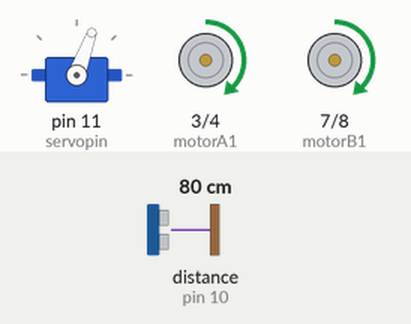
Recording of a sketch running on a simulated Arduino Uno, built with avr-gcc and run on an emulated ATmega328P. On the bench: servo, motor-driver pin pairs drawn as motors (green arrow = first pin HIGH = forward, orange = second pin HIGH = backward, longer = more drive, scaled by the enable pin). Wiring (inferred from the names in the program): ultrasonic range finder: trigger pin 2; echo pin 10. The test bench sets the inputs (shaded band); at power-on: distance to the obstacle (sensor on pin 10) 80 cm. The echo pulse lasts 58.3 µs per cm; what the sketch prints to the serial monitor is not drawn.

Above: at 1.2 s.
1.3 s: distance to the obstacle (sensor on pin 10) set to 17 cm
3.4 s: distance to the obstacle (sensor on pin 10) set to 14 cm
At 4.7 s:
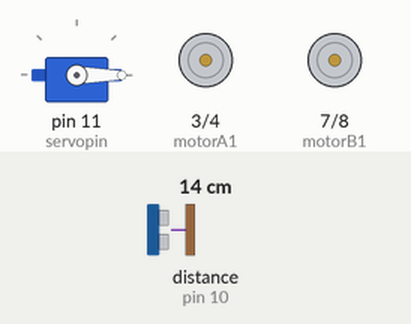
6.4 s: distance to the obstacle (sensor on pin 10) set to 120 cm
At 8.0 s:
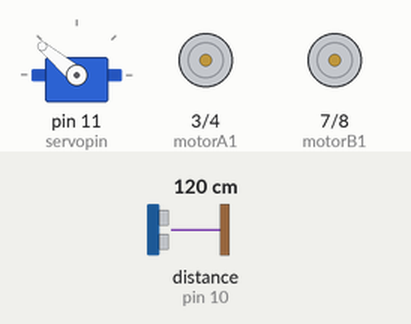
9.4 s: distance to the obstacle (sensor on pin 10) set to 2 cm
At 9.8 s:
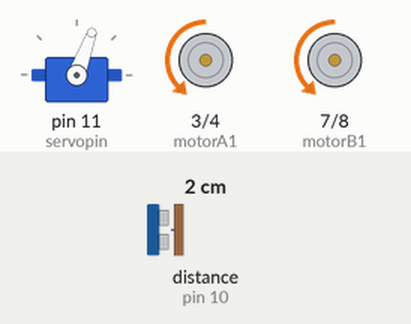
14.0 s: distance to the obstacle (sensor on pin 10) set to 250 cm
At 14.69 s:
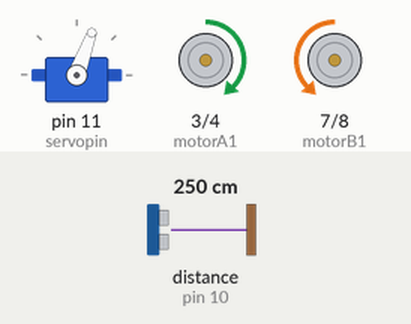
Timing chart, 0 to 17.0 s (numbered marks = the images above; inputs shaded):
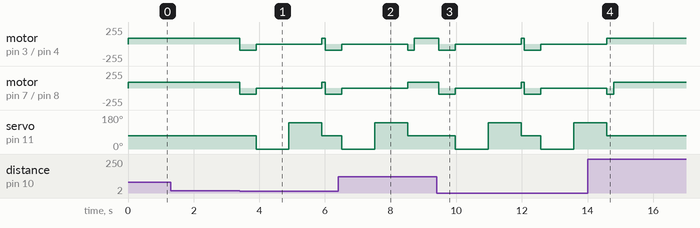

The sketch:

smart_robot_car_object_avoiding.ino
```cpp
/*
  Thingerbits Smart turtle kit
  Sample code 1
  Object avoiding turtle
  Visit www.Thingerbits.lk for more details about kits and training programmes
*/


#include <Servo.h>   // servo library including

#define trig 2      //  intialinzing trig pin
#define echo 10     //  intialinzing echo pin

Servo servo1;

int servopin = 11;   // servo pin

   int value;
   //-------------------------------------- L293 pinout-----------------------------------------------------------------------------------------------------------------
   const int motorA1      = 3;
   const int motorA2      = 4;
   const int motorAspeed  = 5;
   const int motorB1      = 7;
   const int motorB2      = 8;
   const int motorBspeed  =6;

   //----------------------------------------- robot speed variables---------------------------------------------------------------------------------------------------------
   int vSpeed = 90;
   int turn_speed = 130;


void setup() {
   servo1.attach(servopin);
   pinMode(trig, OUTPUT);
   pinMode(echo, INPUT);
  Serial.begin(9600);

  pinMode(motorA1, OUTPUT);
  pinMode(motorA2, OUTPUT);
  pinMode(motorB1, OUTPUT);
  pinMode(motorB2, OUTPUT);

}

void loop() {

     forward();                       // car is running forward

     servo1.write(70);                // checking barriers
     delay(100);
    digitalWrite(trig, LOW);
    delayMicroseconds(2);
    digitalWrite(trig, HIGH);
    delayMicroseconds(10);
    digitalWrite(trig, LOW);
    long t=pulseIn(echo, HIGH);
    long cm = (t/2)/29.1;                 //display distance at serial moniter for devoloping
    Serial.print(cm);


    if (cm > 35){                        // checking distances
      forward();                         // if the distance is large than 35 allow car to run forward
      Serial.println ("forward");
        }


     if (cm < 15){
      backward();                        // if the distance is lower than 35, run backward and stop the car
      delay(500);
      Serial.println ("block");
      st();


                                          //Measure right distance
      servo1.write(0);
      delay(1000);
     digitalWrite(trig, LOW);
    delayMicroseconds(2);
    digitalWrite(trig, HIGH);
    delayMicroseconds(10);
    digitalWrite(trig, LOW);
    long t1=pulseIn(echo, HIGH);
    long cm1 = (t1/2)/29.1;
    Serial.print(cm1);
    Serial.println("right cm ");


                                           //Measure left distance
    servo1.write(140);
    delay(1000);
    digitalWrite(trig, LOW);
    delayMicroseconds(2);
    digitalWrite(trig, HIGH);
    delayMicroseconds(10);
    digitalWrite(trig, LOW);
    long l=pulseIn(echo, HIGH);
    long cm3 = (l/2)/29.1;
    Serial.print(cm3);
    Serial.println("left cm ");


      servo1.write(70);

      if (cm1 > 70 ){                     // checking right distance
         Tright();
         Serial.println("Tright");
         delay(200);
                                           //turning car right
      }
      else if(cm3 > 70){
        Tleft();                         // checking left distance
        Serial.println("Tleft");
        delay(200);
                                         //turning car right
        }
              }
                     }

 //----------------------------------------turtle moving functions--------------------------------------------------------------------------------------------------

void backward(){
   digitalWrite (motorA1,LOW);
   digitalWrite (motorA2,HIGH);
   digitalWrite (motorB1,LOW);
   digitalWrite (motorB2,HIGH);

  analogWrite (motorAspeed, vSpeed);
  analogWrite (motorBspeed, vSpeed);

   }

  void forward(){
  digitalWrite (motorA1,HIGH);
   digitalWrite (motorA2,LOW);
   digitalWrite (motorB1,HIGH);
   digitalWrite (motorB2,LOW);

  analogWrite (motorAspeed, vSpeed);
  analogWrite (motorBspeed, vSpeed);
  }

void Tleft(){
   digitalWrite (motorA1,HIGH);
   digitalWrite (motorA2,LOW);
   digitalWrite (motorB1,LOW);
   digitalWrite (motorB2,HIGH);

  analogWrite (motorAspeed, vSpeed);
  analogWrite (motorBspeed, vSpeed);
   }

  void Tright(){
   digitalWrite (motorA1,LOW);
   digitalWrite (motorA2,HIGH);
   digitalWrite (motorB1,HIGH);
   digitalWrite (motorB2,LOW);

  analogWrite (motorAspeed, vSpeed);
  analogWrite (motorBspeed, vSpeed);
  }

  void st(){
  analogWrite (motorAspeed, 0);
  analogWrite (motorBspeed, 0);
    }
```

Measured:
- the behaviour switches between 16 and 15 cm on distance to the obstacle (sensor on pin 10) (found by bisection; images 0 and 1)
- after the input at 1.3 s, every drawn part: stays the same
- after the input at 3.4 s, motor on pin 3 (motorA1) / pin 4 (motorA2), motor on pin 7 (motorB1) / pin 8 (motorB2): forward 90/255 → backward 90/255 at once, → stopped 0.50 s later, → forward 90/255 2.0 s later, → backward 90/255 0.10 s later; servo on pin 11 (servopin): 70° → 0° after 0.50 s, → 140° 1.0 s later, → 70° 1.0 s later
- after the input at 6.4 s, motor on pin 7 (motorB1) / pin 8 (motorB2): goes on until 8.5 s, then stays forward 90/255
- after the input at 9.4 s, motor on pin 3 (motorA1) / pin 4 (motorA2), motor on pin 7 (motorB1) / pin 8 (motorB2): forward 90/255 → backward 90/255 after 0.07 s, → stopped 0.50 s later, → forward 90/255 2.0 s later, → backward 90/255 0.10 s later, … (5 changes in this stretch)
- after the input at 14.0 s, motor on pin 3 (motorA1) / pin 4 (motorA2): goes on until 14.6 s, then stays forward 90/255; servo on pin 11 (servopin): goes on until 14.6 s, then stays 70°
